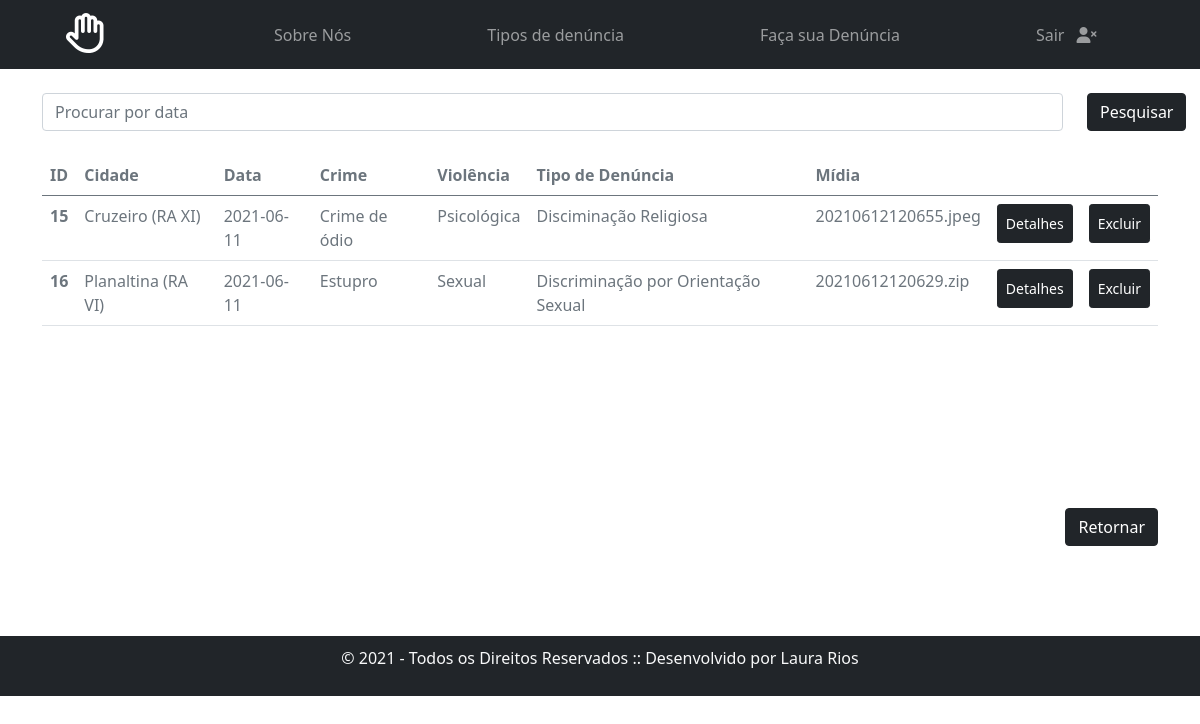
Screenshot of /crud_denuncia.php (signed in) with the database file from the repository.
### tables this page shows
CREATE TABLE `denuncia` (
  `idDenuncia` int(11) NOT NULL,
  `endereco` varchar(450) NOT NULL,
  `cidade` varchar(45) NOT NULL,
  `cep` varchar(45) NOT NULL,
  `nomeLocal` varchar(45) DEFAULT NULL,
  `data` date NOT NULL,
  `agressor` varchar(45) NOT NULL,
  `detalhes` varchar(800) NOT NULL,
  `tipo_crime_d` int(11) NOT NULL,
  `tipo_violencia_d` int(11) NOT NULL,
  `tipo_denuncia_d` int(11) NOT NULL,
  `midia` varchar(400) DEFAULT NULL
);

CREATE TABLE `tipo_crime` (
  `idCrime` int(11) NOT NULL,
  `desTipoCrime` varchar(45) NOT NULL
);

CREATE TABLE `tipo_violencia` (
  `idViolencia` int(11) NOT NULL,
  `desTipoViolencia` varchar(45) NOT NULL
);

CREATE TABLE `tipo_denuncia` (
  `idTipoDenuncia` int(11) NOT NULL,
  `desTipoDenuncia` varchar(45) NOT NULL
);

### crud_denuncia.php (the view, shortened to what this page needs)
<!doctype html>
<html lang="pt-BR">
  <head>
    <link href="css/bootstrap.min.css" rel="stylesheet">
    <link href="fontawesome/css/all.css" rel="stylesheet">
  </head>
  <body>
  <nav class="navbar mb-4 navbar-expand-lg navbar-dark bg-dark">
    <div class="container">
      <a class="navbar-brand" href="index.php"><i class="far px-4 fa-hand-paper fa-2x"></i></a>
      <div class="collapse navbar-collapse" id="navbarSupportedContent">
        <ul class="navbar-nav me-auto mb-2 mb-lg-0">
          <li class="nav-item b">
            <a class="nav-link" href="index.php#sobre">Sobre Nós</a>
          </li>
          <li class="nav-item b">
            <a class="nav-link" href="index.php#tipos">Tipos de denúncia</a>
          </li>
          <li class="nav-item b">
            <a class="nav-link" href="index.php#formulario">Faça sua Denúncia</a>
          </li>
          <li class="nav-item b">
            <a class="nav-link"  href="sair.php">Sair <i class="fas fa-user-times mx-2 fa-1x "></i></a>
          </li>
        </ul>
      </div>
    </div>
  </nav>
    <?php
    if (isset($_POST['pesquisa'])) {
      $busca = $_POST['pesquisa'];
    } else {
      $busca = '';
    }
    include "conexao.php";
    $sql = "SELECT * FROM denuncia WHERE data LIKE '%$busca%'";
    $dados = mysqli_query($conn, $sql);
    ?>
    <div class="container">
      <div class="row mb-4">
        <div class="col-11">
      <form class="form-inline" action="crud_denuncia.php" method="POST">
      <input class="form-control" type="search" name="pesquisa" placeholder="Procurar por data" aria-label = "Search" autofocus>
      </div>
      <div class="col-1">
      <button class="btn btn-dark " type="submit">Pesquisar</button>
      </div>
    </div>
  </div>
  <div class="container" style="min-height: 353px;">
      <table class="table table-hover text-muted">
        <thead>
          <tr>
            <th scope="col">ID</th>
            <th scope="col">Cidade</th>
            <th scope="col">Data</th>
            <th scope="col">Crime</th>
            <th scope="col">Violência</th>
            <th scope="col">Tipo de Denúncia</th>
            <th scope="col">Mídia</th>
            <th scope="col"></th>
            <th scope="col"></th>
          </tr>
        </thead>
        <tbody>
          <?php
                while ($linha = mysqli_fetch_assoc($dados)) {
                    $idDenuncia = $linha['idDenuncia'];
                    $cidade = $linha['cidade'];
                    $data = $linha['data'];
                    $tipo_crime_d = $linha['tipo_crime_d'];
                    $tipo_violencia_d = $linha['tipo_violencia_d'];
                    $tipo_denuncia_d = $linha['tipo_denuncia_d'];
                    $midia = $linha['midia'];
                      $sqlC = "SELECT * FROM tipo_crime WHERE idCrime = '$tipo_crime_d'";
                      $dadosC = mysqli_query($conn, $sqlC);
                      while ($linhaC = mysqli_fetch_assoc($dadosC)) {
                        $nomeCrime = $linhaC['desTipoCrime'];
                      $sqlV = "SELECT * FROM tipo_violencia WHERE idViolencia = '$tipo_violencia_d'";
                      $dadosV = mysqli_query($conn, $sqlV);
                      while ($linhaV = mysqli_fetch_assoc($dadosV)) {
                        $nomeViolencia = $linhaV['desTipoViolencia'];
                      $sqlD = "SELECT * FROM tipo_denuncia WHERE idTipoDenuncia = '$tipo_denuncia_d'";
                      $dadosD = mysqli_query($conn, $sqlD);
                      while ($linhaD = mysqli_fetch_assoc($dadosD)) {
                        $nomeTipoDenuncia = $linhaD['desTipoDenuncia'];
                    echo "  <tr>
                        <th scope='row'>$idDenuncia</th>
                        <td>$cidade</td>
                        <td>$data</td>
                        <td>$nomeCrime</td>
                        <td>$nomeViolencia</td>
                        <td>$nomeTipoDenuncia</td>
                        <td>$midia</td>
                        <td class='text-end'>
                          <a href = 'descricaoDenuncia.php?idDenuncia=$idDenuncia' class = 'p-2 btn btn-dark btn-sm'>Detalhes</a> </td>
                         <td class='text-end'> <a href = '#' class = 'p-2 btn btn-dark btn-sm' data-bs-toggle='modal' data-bs-target='#confirmarexclusao'
                          onclick=" . '"' ."pegar_dados($idDenuncia)" .'"'.">Excluir</a>
                        </td>
                      </tr>";
                      }
                      }
                      }
                }
          ?>
        </tbody>
      </table>
  </div>
  <div class="container text-end">
    <a class="btn btn-dark " href="adm.php">Retornar</a>
  </div>
  <footer id="rodape" class="bg-dark text-light container-fluid">
    <p>&copy; 2021 - Todos os Direitos Reservados :: Desenvolvido por Laura Rios</p>
  </footer>
  </body>
</html>

### crud_denuncia.php (style rules this page uses)
.b { padding-left: 120px; }
.fa-hand-paper, .fa-user { color: #FFFFFF; }
#rodape { text-align: center; margin-top: 90px; padding: 10px; }

### rows the page displays
denuncia: idDenuncia "15", cidade "Cruzeiro (RA XI)", data "2021-06-11", midia "20210612120655.jpeg"
tipo_crime: desTipoCrime "Crime de ódio"
tipo_violencia: desTipoViolencia "Psicológica"
tipo_denuncia: desTipoDenuncia "Disciminação Religiosa"
denuncia: idDenuncia "16", cidade "Planaltina (RA VI)", data "2021-06-11", midia "20210612120629.zip"
tipo_crime: desTipoCrime "Estupro"
tipo_violencia: desTipoViolencia "Sexual"
tipo_denuncia: desTipoDenuncia "Discriminação por Orientação Sexual"
